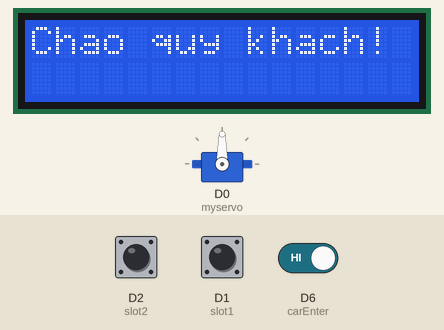
A sketch run on a simulated ESP8266 (NodeMCU). Parts: servo, 16×2 character LCD. The test bench sets the inputs (shaded band); at power-on: D6 (carEnter) HIGH, D2 (slot2) HIGH, D1 (slot1) HIGH. WiFi joins after 1.5 s; servers stay silent unless stated; network time is answered at once with the bench clock; the local clock reads 2024-03-15 10:24:30 at power-on unless the sketch sets it; what the sketch prints to the serial monitor is not drawn.

Above: at 1.6 s.
At 3.1 s:
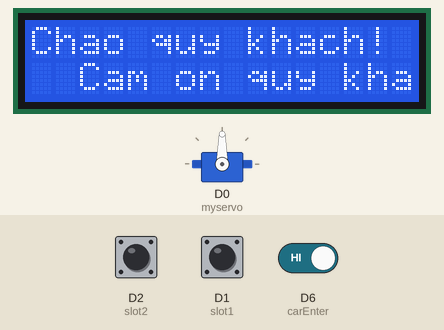
3.2 s: D6 (carEnter) driven LOW
At 4.1 s:
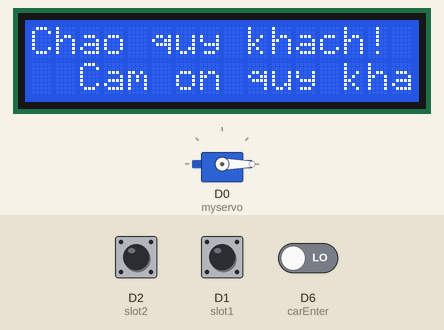
5.0 s: D6 (carEnter) driven HIGH
At 5.8 s:
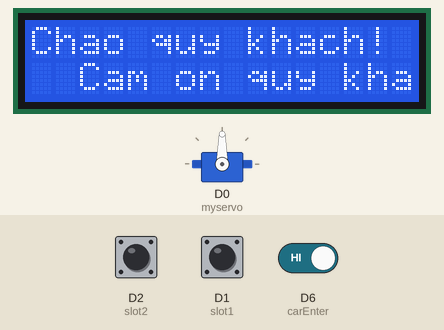
Timing chart, 0 to 8.0 s (numbered marks = the images above; inputs shaded):
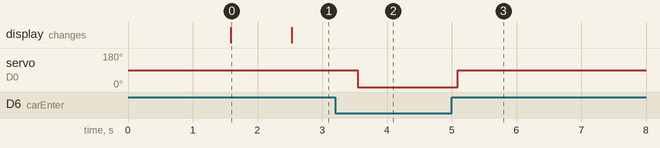

The sketch:

congrra.ino
```cpp
#include <Wire.h>//Gọi thư viện i2c
#include <LiquidCrystal_I2C.h>//Thư viện LCD I2C
#include <ESP8266WiFi.h>
#include <NTPClient.h>
#include <Servo.h>
//Frirebase Library
#include <FirebaseArduino.h>

#include <WiFiUdp.h>
#define WIFI_SSID "hi"
#define WIFI_PASSWORD "tinh1234"
String time1= "89";
WiFiUDP ntpUDP;
NTPClient timeClient(ntpUDP, "pool.ntp.org", 19800,60000);
//Frirebase Declare
#define FIREBASE_HOST "diary1311-59147-default-rtdb.firebaseio.com"
#define FIREBASE_AUTH "MxowcWWzD5sGZqJOCDGhS4zroFaAey5hzJCTS9J4"

//NTPClient timeClient(ntpUDP, "pool.ntp.org", 19800,60000);
LiquidCrystal_I2C lcd(0x27, 16, 2);//Khai báo địa chỉ i2c và LCD 16x2
Servo myservo;                          // servo dưới dạng cổng
Servo myservos;                         // servo dưới dạng cổng


//int slot3 = D5;
int slot2 = D2;
int slot1 = D1;
int carEnter = D6;
int count = 0;
int CLOSE_ANGLE = 90;  // Góc đóng của cánh tay động cơ servo
int OPEN_ANGLE = 0;   // Góc mở của cánh tay động cơ servo
int  hh, mm, ss;
int pos;
int pos1;
int cong1, cong2;
String h, m,EntryTimeSlot1,ExitTimeSlot1, EntryTimeSlot2,ExitTimeSlot2, EntryTimeSlot3,ExitTimeSlot3;
boolean entrysensor, exitsensor,s1,s2,s3;

String kt;
int s1_occupied = false;
int s2_occupied = false;
int s3_occupied = false;

WiFiClient client;

void setup() {
  Serial.begin(115200);
  Serial.print("connecting");
  timeClient.begin();
  myservo.attach(D0);      // servo pin to D0
  //myservos.attach(D7);       // servo pin to D7
//  pinMode(carExited, INPUT);    // ir as input
  pinMode(carEnter, INPUT);     // ir as input
  pinMode(slot1, INPUT);
  pinMode(slot2, INPUT);
//  pinMode(slot3, INPUT);

  WiFi.begin(WIFI_SSID, WIFI_PASSWORD);
  Serial.print("connecting");
  while (WiFi.status() != WL_CONNECTED) {
    Serial.print(".");
    delay(500);
  }
  Serial.println();
  Serial.print("connected: ");
  Serial.println(WiFi.localIP());

  Firebase.begin(FIREBASE_HOST, FIREBASE_AUTH);
  Wire.begin(D3, D4);
  lcd.init();
  lcd.clear();
  lcd.backlight();
  //code lcd
  lcd.setCursor(0,0);//Chọn vị trí con trỏ . 0 đầu là chọn cột (từ 0 - 16)
  lcd.print("Chao quy khach!");
}

void loop() {


 timeClient.setTimeOffset(+7*60*60);
 timeClient.update();
 hh = timeClient.getHours();
 mm = timeClient.getMinutes();
 ss = timeClient.getSeconds();
 h= String(hh);
 m= String(mm);
 h +" :" + m;

 s1 = digitalRead(slot1);
 s2 = digitalRead(slot2);

 entrysensor = digitalRead(carEnter);

 //kiem tra cong co xe
 Serial.println(entrysensor);
   if (entrysensor == 0){
    myservo.write(OPEN_ANGLE);

   }


   if(entrysensor == 1){
    myservo.write(CLOSE_ANGLE);
   }


//bai giu xe
if(s1 == 0 && s1_occupied == true)
{
  Firebase.setString("/baixe/slot3", "1");
        //Serial.println("Occupied1 ");
        EntryTimeSlot1 =  h +" :" + m;
//        Serial.print("EntryTimeSlot1");
//        Serial.print(EntryTimeSlot1);
        Firebase.pushString("/time/cong3/thoigianvao", EntryTimeSlot1);
        count += 1;
        Firebase.setInt("/cong/soluong", count);
        s1_occupied = false;
        if (Firebase.failed())
    {

      Serial.print("pushing /logs failed:");
      Serial.println(Firebase.error());
      return;
  }
}
if(s1 == 1 && s1_occupied == false)
{
        Firebase.setString("/baixe/slot3", "0");
//        Serial.println("Occupied1 ");
        ExitTimeSlot1 =  h +" :" + m;
//        Serial.print("ExitTimeSlot1");
//        Serial.print(ExitTimeSlot1);
        Firebase.pushString("/time/cong3/thoigianra", ExitTimeSlot1);
        count -= 1;
        Firebase.setInt("/cong/soluong", count);
        s1_occupied = true;
        if (Firebase.failed())
    {

      Serial.print("pushing /logs failed:");
      Serial.println(Firebase.error());
      return;
  }
}
if(s2 == 0 && s2_occupied == true)
{
  Firebase.setString("/baixe/slot4", "1");
//        Serial.println("Occupied2 ");
        EntryTimeSlot2 =  h +" :" + m;
//        Serial.print("EntryTimeSlot2");
//        Serial.print(EntryTimeSlot2);
        Firebase.pushString("/time/cong4/thoigianvao", EntryTimeSlot2);
        count += 1;
        Firebase.setInt("/cong/soluong", count);
        s2_occupied = false;
        if (Firebase.failed())
    {

      Serial.print("pushing /logs failed:");
      Serial.println(Firebase.error());
      return;
  }
}
if(s2 == 1&& s2_occupied == false)
{
        Firebase.setString("/baixe/slot4", "0");
//        Serial.println("Occupied2 ");
        ExitTimeSlot2 =  h +" :" + m;
//        Serial.print("ExitTimeSlot2");
//        Serial.print(ExitTimeSlot2);
        Firebase.pushString("/time/cong4/thoigianra", ExitTimeSlot2);
        count -= 1;
        Firebase.setInt("/cong/soluong", count);
        s2_occupied = true;
        if (Firebase.failed())
    {

      Serial.print("pushing /logs failed:");
      Serial.println(Firebase.error());
      return;
  }
}

//lay so luong xe

//int temp = Firebase.getInt("/cong/soluong");
//
  lcd.setCursor(2,1);
  lcd.print("Cam on quy khach");
delay(500);
}
```

Measured:
- after the input at 3.2 s, servo on D0 (myservo): 90° → 0° after 0.35 s
- after the input at 5.0 s, servo on D0 (myservo): 0° → 90° after 0.09 s
- what the display in image 0 shows lasts 0.9 s, from 1.6 s to 2.5 s
